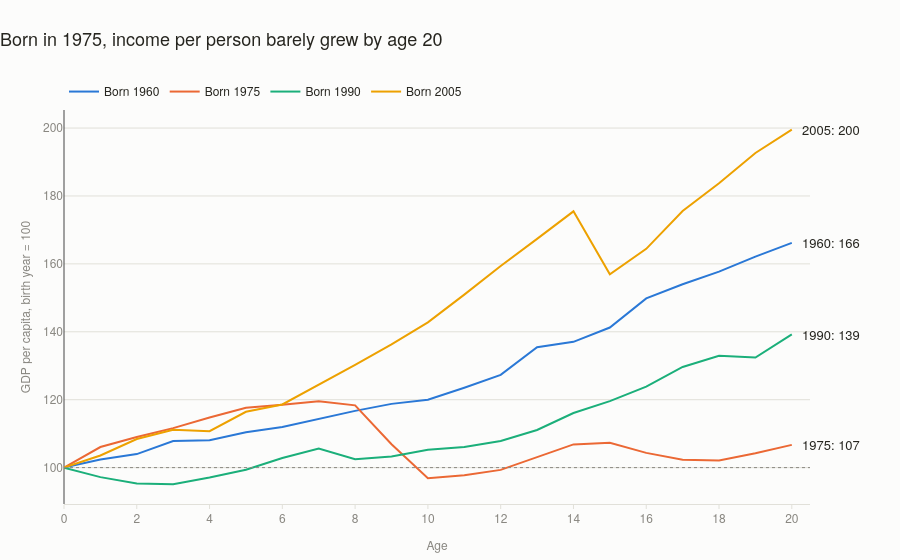

Write notebook code for a chart like this one.
### Markdown cell above
`₱100 at birth costs, age 20` compounds the inflation series from the birth
year to age 20: what a basket priced at ₱100 in the birth year cost twenty
years later.

### Code cell
paths = {}
for born in COHORTS:
    gdp = df["gdp_per_capita_const"].loc[born:born + 20]
    paths[born] = pd.Series(gdp.values / gdp.iloc[0] * 100, index=range(len(gdp)), name=born)
paths = pd.DataFrame(paths)

fig = go.Figure()
for born in COHORTS:
    s = paths[born]
    fig.add_trace(go.Scatter(
        x=s.index, y=s.values, mode="lines", name=f"Born {born}",
        line=dict(color=COHORT_COLOR[born], width=2),
        customdata=list(range(born, born + 21)),
        hovertemplate=f"Born {born}, age %{{x}} (%{{customdata}}): %{{y:.1f}}<extra></extra>"))
    fig.add_annotation(x=20, y=s[20], text=f"{born}: {s[20]:.0f}", showarrow=False,
                       xanchor="left", xshift=8, font=dict(color=INK, size=13))
fig.add_hline(y=100, line_color=MUTED, line_width=1, line_dash="dot")

fig.update_layout(
    title="Born in 1975, income per person barely grew by age 20",
    xaxis_title="Age", yaxis_title="GDP per capita, birth year = 100",
    showlegend=True, hovermode="closest",
    legend=dict(orientation="h", x=0, y=1.01, xanchor="left", yanchor="bottom",
                font=dict(color=INK, size=12)),
    margin=dict(r=90, t=110), xaxis_range=[0, 20.5], xaxis_dtick=2)
save(fig, "seg-02-cohort-income")
fig.show()

i75 = paths[1975]
print(f"1975 cohort: peak {i75.max():.1f} at age {i75.idxmax()}, low {i75.min():.1f} at age {i75.idxmin()}, "
      f"below birth level at ages {list(i75[i75 < 100].index)}")
i90 = paths[1990]
print(f"1990 cohort below birth level at ages {list(i90[i90 < 100].index)}")
i05 = paths[2005]
print(f"2005 cohort: age 14 {i05[14]:.1f}, age 15 {i05[15]:.1f}, first age back above age 14: "
      f"{next(a for a in range(16, 21) if i05[a] > i05[14])}")

### Figure 1 — Plotly figure (JSON) as saved in the notebook; plotly's stock layout.template omitted (floating-point values rounded to 4 significant figures)
{"data": [{"customdata": [1960, 1961, 1962, 1963, 1964, 1965, 1966, 1967, 1968, 1969, 1970, 1971, 1972, 1973, 1974, 1975, 1976, 1977, 1978, 1979, 1980], "hovertemplate": "Born 1960, age %{x} (%{customdata}): %{y:.1f}<extra></extra>", "line": {"color": "#2a78d6", "width": 2}, "mode": "lines", "name": "Born 1960", "type": "scatter", "x": [0, 1, 2, 3, 4, 5, 6, 7, 8, 9, 10, 11, 12, 13, 14, 15, 16, 17, 18, 19, 20], "y": [100.0, 102.4, 104.0, 107.8, 108.1, 110.4, 111.9, 114.4, 116.7, 118.8, 120.0, 123.5, 127.3, 135.4, 137.0, 141.3, 149.8, 154.0, 157.7, 162.1, 166.2]}, {"customdata": [1975, 1976, 1977, 1978, 1979, 1980, 1981, 1982, 1983, 1984, 1985, 1986, 1987, 1988, 1989, 1990, 1991, 1992, 1993, 1994, 1995], "hovertemplate": "Born 1975, age %{x} (%{customdata}): %{y:.1f}<extra></extra>", "line": {"color": "#eb6834", "width": 2}, "mode": "lines", "name": "Born 1975", "type": "scatter", "x": [0, 1, 2, 3, 4, 5, 6, 7, 8, 9, 10, 11, 12, 13, 14, 15, 16, 17, 18, 19, 20], "y": [100.0, 106.1, 109.0, 111.6, 114.8, 117.6, 118.5, 119.6, 118.3, 106.9, 96.86, 97.73, 99.34, 103.2, 106.8, 107.3, 104.3, 102.3, 102.1, 104.2, 106.7]}, {"customdata": [1990, 1991, 1992, 1993, 1994, 1995, 1996, 1997, 1998, 1999, 2000, 2001, 2002, 2003, 2004, 2005, 2006, 2007, 2008, 2009, 2010], "hovertemplate": "Born 1990, age %{x} (%{customdata}): %{y:.1f}<extra></extra>", "line": {"color": "#1baf7a", "width": 2}, "mode": "lines", "name": "Born 1990", "type": "scatter", "x": [0, 1, 2, 3, 4, 5, 6, 7, 8, 9, 10, 11, 12, 13, 14, 15, 16, 17, 18, 19, 20], "y": [100.0, 97.2, 95.32, 95.09, 97.11, 99.4, 102.8, 105.6, 102.5, 103.2, 105.2, 106.1, 107.8, 111.1, 116.1, 119.6, 123.8, 129.7, 132.9, 132.4, 139.3]}, {"customdata": [2005, 2006, 2007, 2008, 2009, 2010, 2011, 2012, 2013, 2014, 2015, 2016, 2017, 2018, 2019, 2020, 2021, 2022, 2023, 2024, 2025], "hovertemplate": "Born 2005, age %{x} (%{customdata}): %{y:.1f}<extra></extra>", "line": {"color": "#eda100", "width": 2}, "mode": "lines", "name": "Born 2005", "type": "scatter", "x": [0, 1, 2, 3, 4, 5, 6, 7, 8, 9, 10, 11, 12, 13, 14, 15, 16, 17, 18, 19, 20], "y": [100.0, 103.6, 108.4, 111.1, 110.7, 116.5, 118.6, 124.3, 130.3, 136.3, 142.8, 151.0, 159.4, 167.4, 175.5, 157.0, 164.4, 175.6, 183.8, 192.7, 199.5]}], "layout": {"annotations": [{"font": {"color": "#26251f", "size": 13}, "showarrow": false, "text": "1960: 166", "x": 20, "xanchor": "left", "xshift": 8, "y": 166.2}, {"font": {"color": "#26251f", "size": 13}, "showarrow": false, "text": "1975: 107", "x": 20, "xanchor": "left", "xshift": 8, "y": 106.7}, {"font": {"color": "#26251f", "size": 13}, "showarrow": false, "text": "1990: 139", "x": 20, "xanchor": "left", "xshift": 8, "y": 139.3}, {"font": {"color": "#26251f", "size": 13}, "showarrow": false, "text": "2005: 200", "x": 20, "xanchor": "left", "xshift": 8, "y": 199.5}], "hovermode": "closest", "legend": {"font": {"color": "#26251f", "size": 12}, "orientation": "h", "x": 0, "xanchor": "left", "y": 1.01, "yanchor": "bottom"}, "margin": {"r": 90, "t": 110}, "shapes": [{"line": {"color": "#898781", "dash": "dot", "width": 1}, "type": "line", "x0": 0, "x1": 1, "xref": "x domain", "y0": 100, "y1": 100, "yref": "y"}], "showlegend": true, "title": {"text": "Born in 1975, income per person barely grew by age 20"}, "xaxis": {"dtick": 2, "range": [0, 20.5], "title": {"text": "Age"}}, "yaxis": {"title": {"text": "GDP per capita, birth year = 100"}}}}
